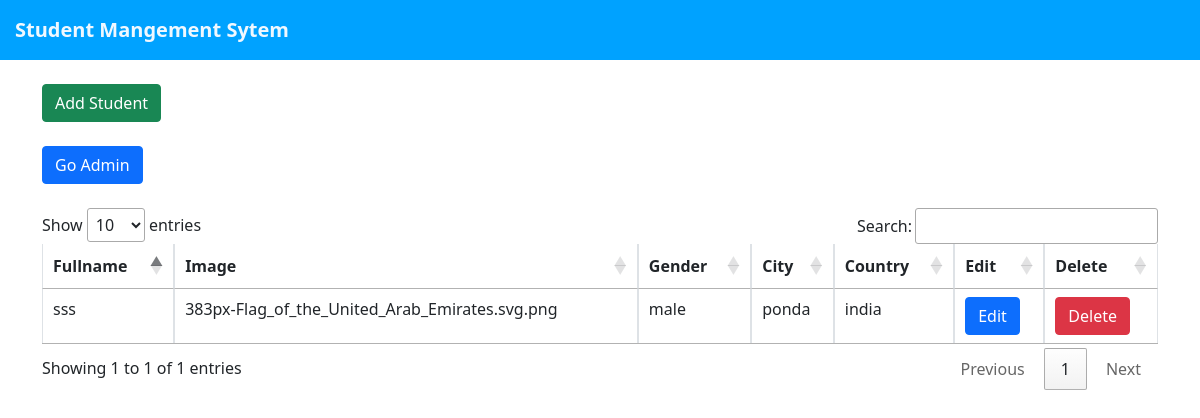
Before: /list.php with the older database file.
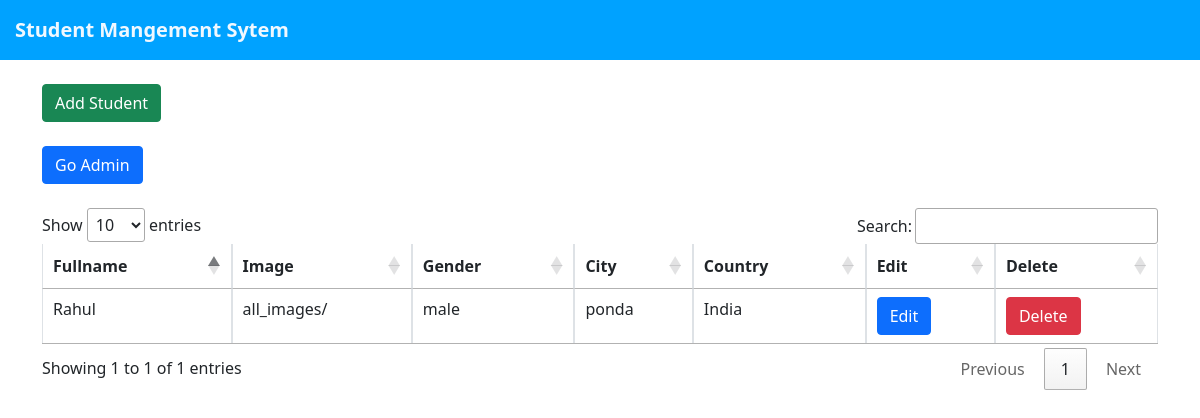
After: the same page with the newer database file.
### tables this page shows
CREATE TABLE IF NOT EXISTS `std_info` (
  `id` int(11) NOT NULL AUTO_INCREMENT,
  `stdname` varchar(100) NOT NULL,
  `dob` varchar(100) NOT NULL,
  `gender` varchar(100) NOT NULL,
  `telephone` varchar(100) NOT NULL,
  `email` varchar(100) NOT NULL,
  `city` varchar(100) NOT NULL,
  `nationality` varchar(100) NOT NULL,
  `course` varchar(100) NOT NULL,
  `photo` varchar(200) NOT NULL,
  PRIMARY KEY (`id`)
);

### list.php (the view, shortened to what this page needs)
<!DOCTYPE html>
<html>
<head>
<link href="https://cdn.jsdelivr.net/npm/bootstrap@5.1.3/dist/css/bootstrap.min.css" rel="stylesheet"
integrity="sha384-1BmE4kWBq78iYhFldvKuhfTAU6auU8tT94WrHftjDbrCEXSU1oBoqyl2QvZ6jIW3">
<link rel="stylesheet" href="https://cdnjs.cloudflare.com/ajax/libs/font-awesome/4.7.0/css/font-awesome.min.css">
<link rel="stylesheet" type="text/css" href="https://cdn.datatables.net/1.11.3/css/jquery.dataTables.css">
</head>
<body>
    <div style="background: rgb(0, 162, 255); padding: 15px; color: aliceblue;font-weight: 600;font-size: 20px;">Student Mangement Sytem</div>
    <div class="container"><br>
    <a href="index.php"><button class="btn btn-success">Add Student</button></a><br><br>
    <a href="admin.php"><button class="btn btn-primary">Go Admin </button></a><br><br>
    <table class="table table-bordered" id="myTable">
    <thead>
      <tr>
        <th scope="col">Fullname</th>
        <th scope="col">Image</th>
        <th scope="col">Gender</th>
        <th scope="col">City</th>
        <th scope="col">Country</th>
        <th scope="col">Edit</th>
        <th scope="col">Delete</th>
      </tr>
    </thead>
    <tbody>
    <?php
include 'db_con.php';
$sql = "SELECT * FROM std_info";
$result = $db->query($sql);
if ($result->num_rows > 0) {
  while($row = $result->fetch_assoc()) {
    ?>
      <tr>
        <td scope="row"><?php echo $row["stdname"]; ?></td>
        <td scope="row"><?php echo $row["photo"]; ?></td>
        <td scope="row"><?php echo $row["gender"]; ?></td>
        <td scope="row"><?php echo $row["city"]; ?></td>
        <td scope="row"><?php echo $row["nationality"]; ?></td>
        <td scope="row"><a href="edit.php?id=<?php echo $row['id']; ?>"><button class="btn btn-primary">Edit</button></a></td>
        <td scope="row"><a href="delete.php?id=<?php echo $row['id']; ?>" onClick="return confirm('Are you sure you want to delete?');"><button class="btn btn-danger">Delete</button></a></td>
      </tr>
  <?php
  }
} else {
  echo "0 results";
}
?>
    </tbody>
  </table>
</div>
</body>
</html>

Changed rows visible on the page:
removed std_info: stdname "sss", photo "383px-Flag_of_the_United_Arab_Emirates.svg.png", gender "male", city "ponda", nationality "india"
added std_info: stdname "Rahul", photo "all_images/", gender "male", city "ponda", nationality "India"
